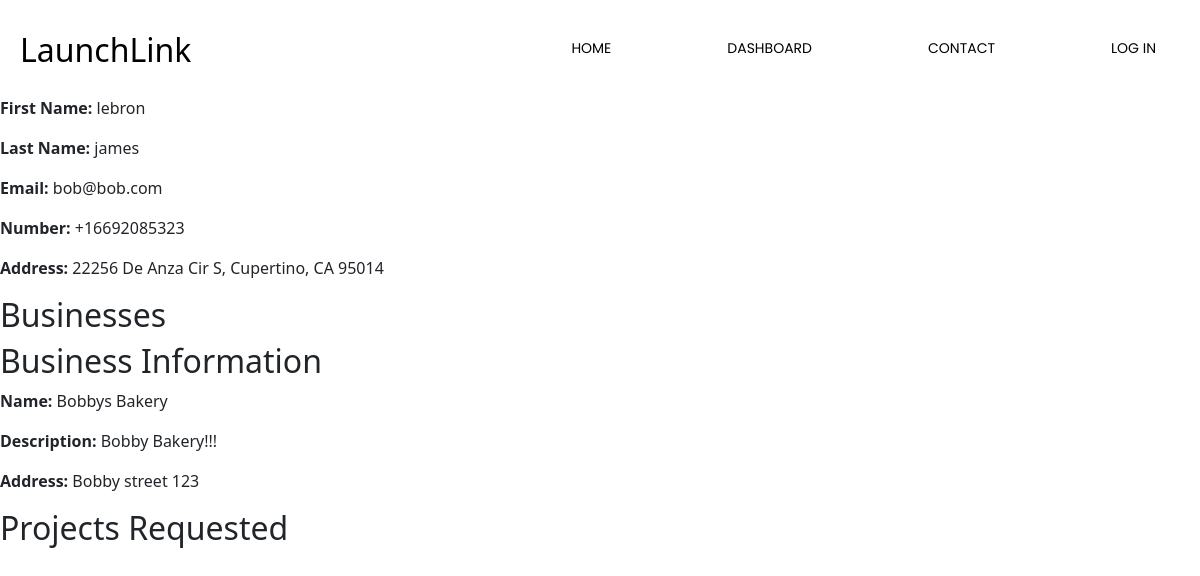
/accounts/clients/2, run on an earlier commit of the app's database.
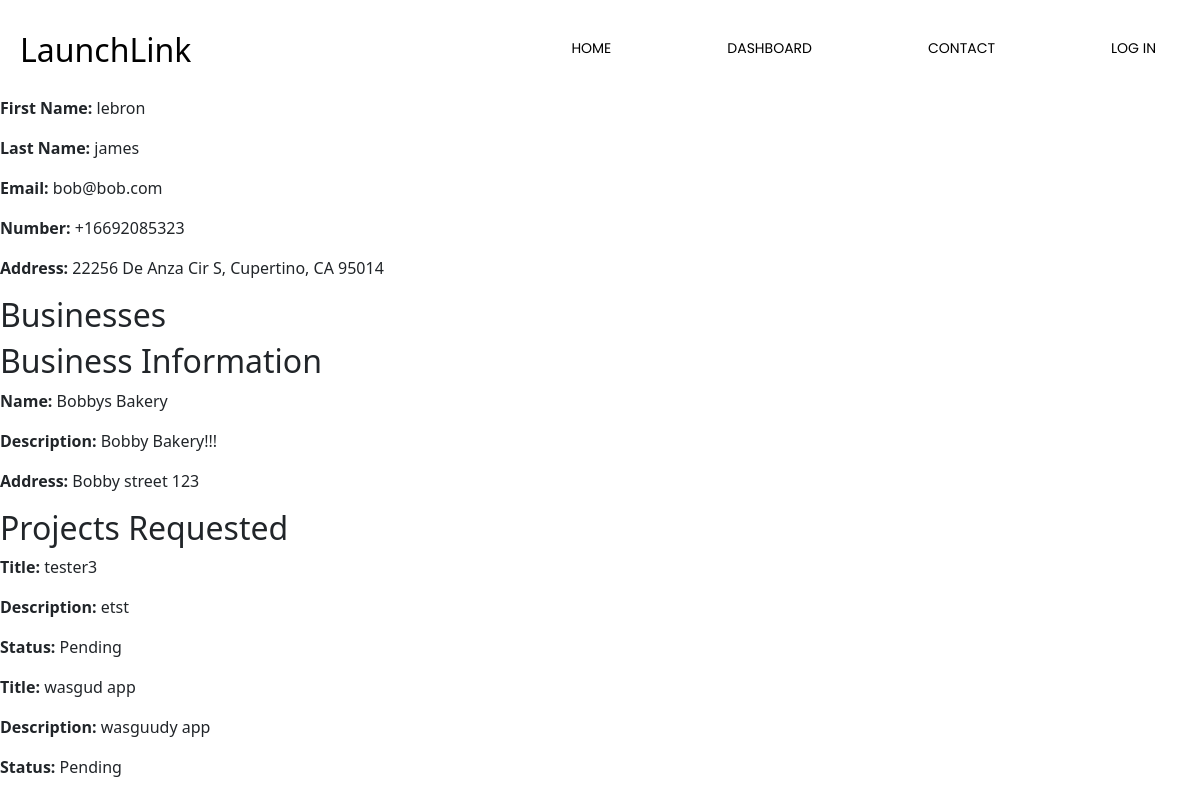
And on a later commit of the database.
### accounts/models.py (models this page shows, shortened)
class Client(models.Model):
    user = models.OneToOneField(User, on_delete=models.CASCADE, related_name='requester')

class User(AbstractUser):
    first_name = models.CharField(max_length=150)
    last_name = models.CharField(max_length=150)
    username = models.CharField(max_length=150, unique=True)
    email = models.EmailField(max_length=254)
    number = PhoneNumberField(blank=True)
    img = models.ImageField(upload_to='avatars', blank=True, default='accounts/blank_profile.png')
    address = models.CharField(max_length=150)
    is_volunteer = models.BooleanField(default=False)
    is_client = models.BooleanField(default=False)

class Business(models.Model):
    user = models.ForeignKey(Client, on_delete=models.CASCADE, related_name='businesses')
    name = models.CharField(max_length=150)
    description = models.TextField()
    address = models.CharField(max_length=150)

### projects/models.py (models this page shows, shortened)
class Project(models.Model):
    FINDING_VOLUNTEERS = '1'
    WORKING = '2'
    FINAL_TOUCHES = '3'
    COMPLETED = '4'
    project_status = (
        (FINDING_VOLUNTEERS, 'Finding Volunteers'),
        (WORKING, 'Working'),
        (FINAL_TOUCHES, 'Final Touches'),
        (COMPLETED, 'Completed'),
    )
    project_request = models.ForeignKey(ProjectRequest, on_delete=models.CASCADE, null=True, related_name='project')
    status = models.CharField(max_length=100, choices=project_status, default=FINDING_VOLUNTEERS)
    managers = models.ManyToManyField('accounts.Volunteer', related_name='projects_managed')
    developers = models.ManyToManyField('accounts.Volunteer', related_name='projects_developed')
    created = models.DateTimeField(auto_now_add=True)
    updated = models.DateTimeField(auto_now=True)
    product_link = models.URLField(null=True, blank=True)
    github_link = models.URLField(null=True, blank=True)
    slug = models.SlugField()

class ProjectRequest(models.Model):
    PENDING = "1"
    VERIFIED = "2"
    REJECTED = "3"
    request_status = (
        (PENDING, 'Pending'),
        (VERIFIED, 'Verified'),
        (REJECTED, 'Rejected'),
    )
    title = models.CharField(max_length=100)
    description = models.TextField()
    created = models.DateTimeField(auto_now_add=True)
    updated = models.DateTimeField(auto_now=True)
    is_business = models.BooleanField(default=False)
    business = models.ForeignKey('accounts.Business', on_delete=models.CASCADE, null=True, related_name='requests', default=None, blank=True)
    client = models.ForeignKey('accounts.Client', on_delete=models.CASCADE, null=True, related_name='requests')
    slug = models.SlugField()
    status = models.CharField(max_length=100, choices=request_status, default=PENDING)

### accounts/views.py (the view)
# urls.py: path("clients/<int:client_id>", views.client_profile, name="client-profile"),
def client_profile(request, client_id):
    if Client.objects.filter(id=client_id).exists():
        client = Client.objects.get(id=client_id)
        context = {
            'client' : client,
        }
        return render(request, 'accounts/client_profile.html', context)
    else:
        return redirect('about:home')

### accounts/templates/accounts/client_profile.html
{% extends 'about/layout.html' %}
{% load static %}
{% block body %}
    <h1>Client Details</h1>
  <p><strong>Username:</strong> {{ client.user.username }}</p>
  <p><strong>First Name:</strong> {{ client.user.first_name }}</p>
  <p><strong>Last Name:</strong> {{ client.user.last_name }}</p>
  <p><strong>Email:</strong> {{ client.user.email }}</p>
  <p><strong>Number:</strong> {{ client.user.number }}</p>
  <p><strong>Address:</strong> {{ client.user.address }}</p>
  <h2>Businesses</h2>
  {% if client.businesses.all %}
    {% for business in client.businesses.all %}
        <h2>Business Information</h2>
        <p><strong>Name:</strong> {{ business.name }}</p>
        <p><strong>Description:</strong> {{ business.description }}</p>
        <p><strong>Address:</strong> {{ business.address }}</p>
    {% endfor %}
  {% else %}
    <p>This client does not have a associated business.</p>
  {% endif %}
  <h2>Projects Requested</h2>
  {% for project_request in client.requests.all %}
    {% if project_request.project.all %}
        {% for project in project_request.project.all %}
            <p><strong>Title:</strong> {{ project_request.title }}</p>
            <p><strong>Description:</strong> {{ project_request.description }}</p>
            <p><strong>Status:</strong> {{ project_request.get_status_display }}</p>
        {% endfor %}
    {% endif %}
  {% endfor %}
{% endblock body %}

### about/templates/about/layout.html (shortened to what this page needs)
{% load static %}
{% load bootstrap5 %}
<!DOCTYPE html>
<html lang="en">
    <head>
        <link rel="stylesheet" href="{% static 'about/css/style.css' %}">
        <link href="https://cdn.jsdelivr.net/npm/bootstrap@5.0.2/dist/css/bootstrap.min.css" rel="stylesheet">
    </head>
    <body>
        {% block nav %}
            <nav class="navbar fixed-top">
                <div class="logo">LaunchLink</div>
                <ul class="nav-links">
                    <div class="menu" style="margin-top: 10px;">
                    <li><a href="{% url 'about:home' %}">Home</a></li>
                    <li><a href="{% url 'about:home' %}">Dashboard</a></li>
                    <li><a href="{% url 'about:home' %}">Contact</a></li>
                    {% if request.user.is_authenticated %}
                        <li><a href="{% url 'accounts:logout' %}">Log Out</a></li>
                    {% else %}
                        <li><a href="{% url 'accounts:login' %}">Log In</a></li>
                    {% endif %}
                    </div>
                </ul>
            </nav>
        {% endblock nav %}
        {% block body %}
        {% endblock %}
    </body>
</html>

### about/static/about/css/style.css (style rules this page uses)
body { font-family: "Poppins", sans-serif; }
a { text-decoration: none; }
li { list-style: none; }
.navbar { display: flex; align-items: center; justify-content: space-between; padding: 20px; background-color: white; color: black; flex-wrap: wrap; }
nav a::before { content: ""; display: block; height: 5px; background-color: #444; position: absolute; top: 0%; width: 0%; transition: all ease-in-out 250ms; }
.nav-links a { color: black; }
.logo { font-size: 32px; }
.menu { font-family: "Poppins", sans-serif; padding: 10px; display: flex; gap: 1em; font-size: 18px; flex-wrap: wrap; }
nav li { display: inline-block; margin-left: 70px; padding-top: 23px; position: relative; }
nav a { color: #444; text-decoration: none; text-transform: uppercase; font-size: 14px; }
.menu li { padding: 5px 14px; }

What changed in the data, as far as the page shows it:
added ProjectRequest: title "tester3", description "etst", status "Pending"
added ProjectRequest: title "wasgud app", description "wasguudy app", status "Pending"
